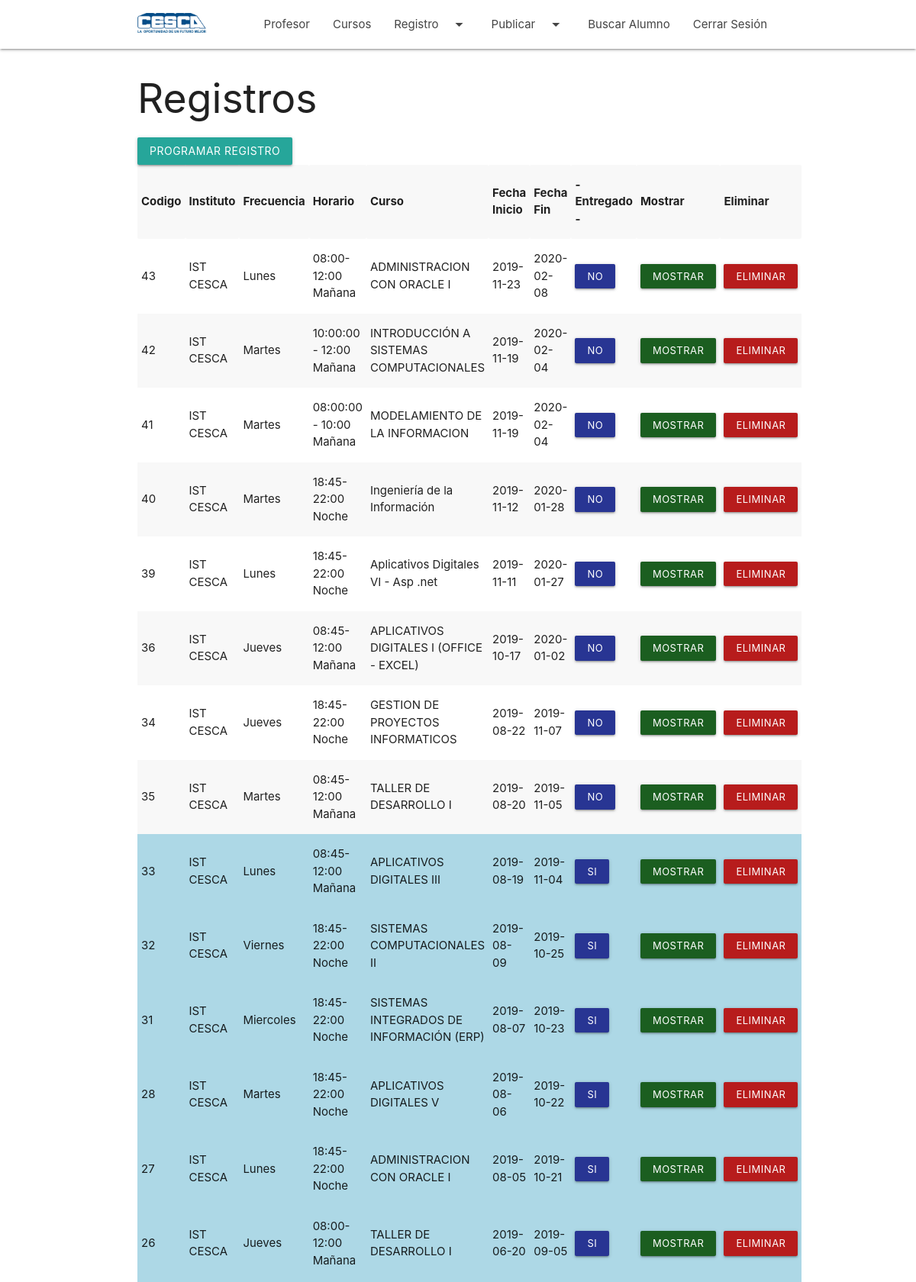
The page /registro.php (signed in, upper part) on the database its author committed.
### tables this page shows
CREATE TABLE `registro` (
  `Cod_Registro` bigint(20) NOT NULL AUTO_INCREMENT,
  `Cod_profesorist` char(10) DEFAULT NULL,
  `Cod_Marca` char(2) NOT NULL,
  `Cod_curso` bigint(20) NOT NULL,
  `Cod_Horario` bigint(20) NOT NULL,
  `Cod_frecuencia` bigint(20) NOT NULL,
  `Fecha_inicio` date DEFAULT NULL,
  `Fecha_fin` date DEFAULT NULL,
  `entregado` varchar(2) DEFAULT NULL,
  PRIMARY KEY (`Cod_Registro`),
  KEY `fk_registro_curso1` (`Cod_curso`),
  KEY `fk_registro_horario1` (`Cod_Horario`),
  KEY `fk_registro_marca1` (`Cod_Marca`),
  KEY `fk_registro_profesorist1` (`Cod_profesorist`),
  KEY `fk_registro_registro_frecuencia1` (`Cod_frecuencia`),
  CONSTRAINT `fk_registro_curso1` FOREIGN KEY (`Cod_curso`) REFERENCES `curso` (`Cod_curso`),
  CONSTRAINT `fk_registro_horario1` FOREIGN KEY (`Cod_Horario`) REFERENCES `horario` (`Cod_horario`),
  CONSTRAINT `fk_registro_marca1` FOREIGN KEY (`Cod_Marca`) REFERENCES `marca` (`Cod_Marca`),
  CONSTRAINT `fk_registro_profesorist1` FOREIGN KEY (`Cod_profesorist`) REFERENCES `profesorist` (`Dni`),
  CONSTRAINT `fk_registro_registro_frecuencia1` FOREIGN KEY (`Cod_frecuencia`) REFERENCES `registro_frecuencia` (`Cod_Frecuencia`)
);

CREATE TABLE `marca` (
  `Cod_Marca` char(2) NOT NULL,
  `Descripcion` varchar(50) DEFAULT NULL,
  `Ruc` varchar(11) DEFAULT NULL,
  `Aliass` varchar(20) DEFAULT NULL,
  `Des_Larga` varchar(100) DEFAULT NULL,
  `Des_Corta` varchar(20) DEFAULT NULL,
  `Des_Sunat` varchar(100) DEFAULT NULL,
  `Resolucion` longtext,
  `Dir_R_S_D` varchar(50) DEFAULT NULL,
  `Cod_Responasable` char(11) DEFAULT NULL,
  `Estado` char(1) DEFAULT NULL,
  `Fec_Reg` datetime(6) DEFAULT NULL,
  `Fec_Mod` datetime(6) DEFAULT NULL,
  `Cod_Usuario` varchar(20) DEFAULT NULL,
  `Vinculado` char(1) DEFAULT NULL,
  `Resolucion_Creacion` longtext,
  `Resolucion_Autorizacion_Modulo` longtext,
  PRIMARY KEY (`Cod_Marca`)
);

CREATE TABLE `registro_frecuencia` (
  `Cod_Frecuencia` bigint(20) NOT NULL AUTO_INCREMENT,
  `Descripcion` varchar(100) DEFAULT NULL,
  PRIMARY KEY (`Cod_Frecuencia`)
);

CREATE TABLE `horario` (
  `Cod_horario` bigint(20) NOT NULL AUTO_INCREMENT,
  `Hora_inicial` time DEFAULT NULL,
  `Hora_final` time DEFAULT NULL,
  `Descripcion` varchar(100) DEFAULT NULL,
  PRIMARY KEY (`Cod_horario`)
);

CREATE TABLE `curso` (
  `Cod_curso` bigint(20) NOT NULL AUTO_INCREMENT,
  `Descripcion` varchar(100) DEFAULT NULL,
  `ciclo` varchar(5) DEFAULT NULL,
  `Cod_Sublinea` char(3) DEFAULT NULL,
  `foto` longblob,
  PRIMARY KEY (`Cod_curso`)
);

### registro.php (the view, shortened to what this page needs)
<?php
require 'conexion.php';
require "encabezado_profesor.php";
$dni=$_SESSION['profesor_dni'];
?>
<div class="container">
<h2>Registros</h2>
 <a class="waves-effect waves-light btn modal-trigger" href="#modal1">Programar Registro</a>
</div>
<div class="container">
<?php
 $select="  SELECT
 r.Cod_registro,
 m.descripcion,
 rf.descripcion,
 h.Descripcion,
 c.Descripcion,
 r.Fecha_inicio,
 r.Fecha_fin,
 r.entregado
FROM registro r,
    curso c,
    horario h,
    registro_frecuencia rf,
    marca m
WHERE c.Cod_curso = r.Cod_curso
AND h.Cod_horario = r.Cod_horario
AND r.Cod_frecuencia = rf.Cod_Frecuencia
AND m.cod_marca = r.Cod_marca
AND r.cod_profesorist = '$dni'
ORDER BY r.Fecha_fin DESC;;";
 $resultado  = mysqli_query($conn,$select);
 echo "<table class='striped responsive-table'>";
 echo "<th>Codigo</th><th>Instituto</th><th>Frecuencia</th><th>Horario</th><th>Curso</th><th>Fecha Inicio</th><th>Fecha Fin</th><th> - Entregado - </th><th>Mostrar</th><th>Eliminar</th>";
 while($r = mysqli_fetch_array($resultado))
 {
     $id_registro=$r[0];
       $estado__=$r[7];
       if($estado__=="si"){ $checked="SI";  $color=" bgcolor='lightblue'";} else{ $checked="NO";$color="";}
     echo "<tr>";
     echo "<td $color>".$id_registro."</td>"."<td$color>".$r[1]."</td>"."<td$color>".$r[2]."</td>"."<td$color>".$r[3]."</td>"."<td$color>".$r[4]."</td>"."<td$color>".$r[5]."</td>"."<td$color>".$r[6]."</td>"."
     <td$color>
     <a onclick='change_estado_entregado($id_registro)' class='waves-effect indigo darken-3 btn-small'>$checked</a>
   </td>";
     echo " <td$color><a  onclick='registro_select($id_registro)' class='waves-effect green darken-4 btn-small'>Mostrar</a></td>";
     echo " <td$color><a  onclick='registro_delete($id_registro)' class='waves-effect red darken-4 btn-small'>Eliminar</a></td>";
     echo "</tr$color>";
 }
 echo "</table>";
 ?>
</div>
<?php
include "pie.php";
?>

### encabezado_profesor.php (shortened to what this page needs)
<!DOCTYPE html>
<html lang="en">
<head>
  <link href="css/materialize.css" type="text/css" rel="stylesheet" media="screen,projection"/>
  <link href="css/style.css" type="text/css" rel="stylesheet" media="screen,projection"/>
</head>
<body>
<nav class="white" role="navigation">
    <div class="nav-wrapper container">
      <a id="logo-container" href="index.php" class="brand-logo">
     <img src="imagenes/cesca.png" width="90px">
      </a>
      <ul class="right hide-on-med-and-down">
                         <li class="scroll"><a href="profesor.php">Profesor </a></li>
                        <li class="scroll"><a href="cursos.php">Cursos</a></li>
                <li class="scroll"><a class="dropdown-trigger1" href="registro.php" data-target="dropdown1">Registro<i class="material-icons right">arrow_drop_down</i></a></li>
                <li class="scroll"><a class="dropdown-trigger2" href="publicar.php" data-target="dropdown3">Publicar<i class="material-icons right">arrow_drop_down</i></a></li>
                        <li class="scroll"><a href="alumno_buscar.php">Buscar Alumno</a></li>
                        <li class="scroll"><a href="logout.php">Cerrar Sesión</a></li>
       </ul>
        </div>
  </nav>

### pie.php (shortened to what this page needs)
</body>
</html>

### css/style.css (style rules this page uses)
nav ul a, nav .brand-logo { color: #444; }

### rows shown on the page
registro: Cod_Registro "43", Cod_Marca.Descripcion "IST CESCA", Cod_frecuencia.Descripcion "Lunes", Cod_Horario.Descripcion "08:00-12:00 Mañana", Cod_curso.Descripcion "ADMINISTRACION CON ORACLE I", Fecha_inicio "2019-11-23", Fecha_fin "2020-02-08", checked "NO"
registro: Cod_Registro "42", Cod_Marca.Descripcion "IST CESCA", Cod_frecuencia.Descripcion "Martes", Cod_Horario.Descripcion "10:00:00 - 12:00 Mañana", Cod_curso.Descripcion "INTRODUCCIÓN A SISTEMAS COMPUTACIONALES", Fecha_inicio "2019-11-19", Fecha_fin "2020-02-04", checked "NO"
registro: Cod_Registro "41", Cod_Marca.Descripcion "IST CESCA", Cod_frecuencia.Descripcion "Martes", Cod_Horario.Descripcion "08:00:00 - 10:00 Mañana", Cod_curso.Descripcion "MODELAMIENTO DE LA INFORMACION", Fecha_inicio "2019-11-19", Fecha_fin "2020-02-04", checked "NO"
registro: Cod_Registro "40", Cod_Marca.Descripcion "IST CESCA", Cod_frecuencia.Descripcion "Martes", Cod_Horario.Descripcion "18:45-22:00 Noche", Cod_curso.Descripcion "Ingeniería de la Información", Fecha_inicio "2019-11-12", Fecha_fin "2020-01-28", checked "NO"
registro: Cod_Registro "39", Cod_Marca.Descripcion "IST CESCA", Cod_frecuencia.Descripcion "Lunes", Cod_Horario.Descripcion "18:45-22:00 Noche", Cod_curso.Descripcion "Aplicativos Digitales VI - Asp .net", Fecha_inicio "2019-11-11", Fecha_fin "2020-01-27", checked "NO"
registro: Cod_Registro "36", Cod_Marca.Descripcion "IST CESCA", Cod_frecuencia.Descripcion "Jueves", Cod_Horario.Descripcion "08:45-12:00 Mañana", Cod_curso.Descripcion "APLICATIVOS DIGITALES I (OFFICE - EXCEL)", Fecha_inicio "2019-10-17", Fecha_fin "2020-01-02", checked "NO"
registro: Cod_Registro "34", Cod_Marca.Descripcion "IST CESCA", Cod_frecuencia.Descripcion "Jueves", Cod_Horario.Descripcion "18:45-22:00 Noche", Cod_curso.Descripcion "GESTION DE PROYECTOS INFORMATICOS", Fecha_inicio "2019-08-22", Fecha_fin "2019-11-07", checked "NO"
registro: Cod_Registro "35", Cod_Marca.Descripcion "IST CESCA", Cod_frecuencia.Descripcion "Martes", Cod_Horario.Descripcion "08:45-12:00 Mañana", Cod_curso.Descripcion "TALLER DE DESARROLLO I", Fecha_inicio "2019-08-20", Fecha_fin "2019-11-05", checked "NO"
registro: Cod_Registro "33", Cod_Marca.Descripcion "IST CESCA", Cod_frecuencia.Descripcion "Lunes", Cod_Horario.Descripcion "08:45-12:00 Mañana", Cod_curso.Descripcion "APLICATIVOS DIGITALES III", Fecha_inicio "2019-08-19", Fecha_fin "2019-11-04", entregado "SI"
registro: Cod_Registro "32", Cod_Marca.Descripcion "IST CESCA", Cod_frecuencia.Descripcion "Viernes", Cod_Horario.Descripcion "18:45-22:00 Noche", Cod_curso.Descripcion "SISTEMAS COMPUTACIONALES II", Fecha_inicio "2019-08-09", Fecha_fin "2019-10-25", entregado "SI"
registro: Cod_Registro "31", Cod_Marca.Descripcion "IST CESCA", Cod_frecuencia.Descripcion "Miercoles", Cod_Horario.Descripcion "18:45-22:00 Noche", Cod_curso.Descripcion "SISTEMAS INTEGRADOS DE INFORMACIÓN (ERP)", Fecha_inicio "2019-08-07", Fecha_fin "2019-10-23", entregado "SI"
registro: Cod_Registro "28", Cod_Marca.Descripcion "IST CESCA", Cod_frecuencia.Descripcion "Martes", Cod_Horario.Descripcion "18:45-22:00 Noche", Cod_curso.Descripcion "APLICATIVOS DIGITALES V", Fecha_inicio "2019-08-06", Fecha_fin "2019-10-22", entregado "SI"
registro: Cod_Registro "27", Cod_Marca.Descripcion "IST CESCA", Cod_frecuencia.Descripcion "Lunes", Cod_Horario.Descripcion "18:45-22:00 Noche", Cod_curso.Descripcion "ADMINISTRACION CON ORACLE I", Fecha_inicio "2019-08-05", Fecha_fin "2019-10-21", entregado "SI"
registro: Cod_Registro "26", Cod_Marca.Descripcion "IST CESCA", Cod_frecuencia.Descripcion "Jueves", Cod_Horario.Descripcion "08:00-12:00 Mañana", Cod_curso.Descripcion "TALLER DE DESARROLLO I", Fecha_inicio "2019-06-20", Fecha_fin "2019-09-05", entregado "SI"
